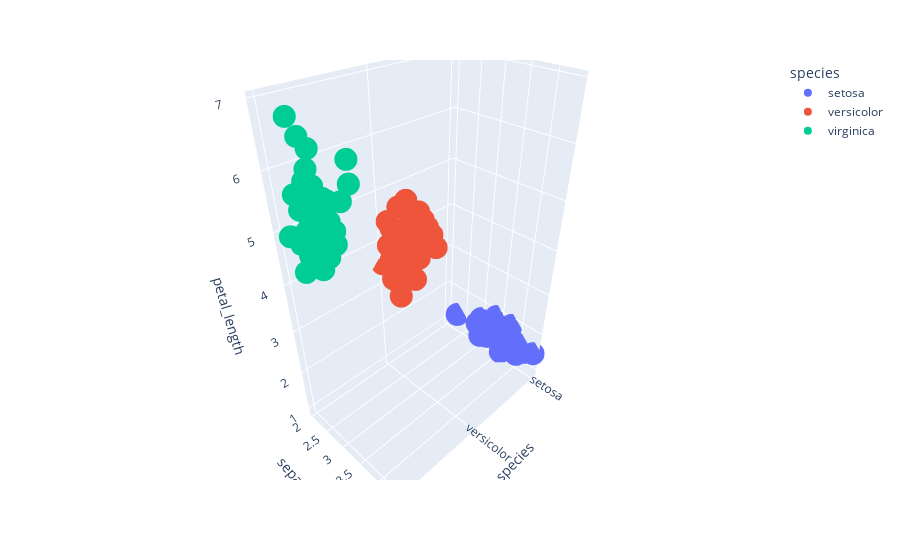

This figure's notebook cell:
### Code cell
# 3d scatter plot with categorical column as x or y or z -> https://youtu.be/MqppsRq3EJQ?si=N-rrjwhPrpAeC-Sh&t=12437
fig2 = px.scatter_3d(iris,
                    x='species',
                    y='sepal_width',
                    z='petal_length',
                    color='species')
fig2.show()

### Figure 1 — Plotly figure (JSON) as saved in the notebook; plotly's stock layout.template omitted (floating-point values rounded to 4 significant figures)
{"data": [{"hovertemplate": "species=%{x}<br>sepal_width=%{y}<br>petal_length=%{z}<extra></extra>", "legendgroup": "setosa", "marker": {"color": "#636efa", "symbol": "circle"}, "mode": "markers", "name": "setosa", "scene": "scene", "showlegend": true, "type": "scatter3d", "x": ["setosa", "setosa", "setosa", "setosa", "setosa", "setosa", "setosa", "setosa", "setosa", "setosa", "setosa", "setosa", "setosa", "setosa", "setosa", "setosa", "setosa", "setosa", "setosa", "setosa", "setosa", "setosa", "setosa", "setosa", "setosa", "setosa", "setosa", "setosa", "setosa", "setosa", "setosa", "setosa", "setosa", "setosa", "setosa", "setosa", "setosa", "setosa", "setosa", "setosa", "setosa", "setosa", "setosa", "setosa", "setosa", "setosa", "setosa", "setosa", "setosa", "setosa"], "y": [3.5, 3.0, 3.2, 3.1, 3.6, 3.9, 3.4, 3.4, 2.9, 3.1, 3.7, 3.4, 3.0, 3.0, 4.0, 4.4, 3.9, 3.5, 3.8, 3.8, 3.4, 3.7, 3.6, 3.3, 3.4, 3.0, 3.4, 3.5, 3.4, 3.2, 3.1, 3.4, 4.1, 4.2, 3.1, 3.2, 3.5, 3.6, 3.0, 3.4, 3.5, 2.3, 3.2, 3.5, 3.8, 3.0, 3.8, 3.2, 3.7, 3.3], "z": [1.4, 1.4, 1.3, 1.5, 1.4, 1.7, 1.4, 1.5, 1.4, 1.5, 1.5, 1.6, 1.4, 1.1, 1.2, 1.5, 1.3, 1.4, 1.7, 1.5, 1.7, 1.5, 1.0, 1.7, 1.9, 1.6, 1.6, 1.5, 1.4, 1.6, 1.6, 1.5, 1.5, 1.4, 1.5, 1.2, 1.3, 1.4, 1.3, 1.5, 1.3, 1.3, 1.3, 1.6, 1.9, 1.4, 1.6, 1.4, 1.5, 1.4]}, {"hovertemplate": "species=%{x}<br>sepal_width=%{y}<br>petal_length=%{z}<extra></extra>", "legendgroup": "versicolor", "marker": {"color": "#EF553B", "symbol": "circle"}, "mode": "markers", "name": "versicolor", "scene": "scene", "showlegend": true, "type": "scatter3d", "x": ["versicolor", "versicolor", "versicolor", "versicolor", "versicolor", "versicolor", "versicolor", "versicolor", "versicolor", "versicolor", "versicolor", "versicolor", "versicolor", "versicolor", "versicolor", "versicolor", "versicolor", "versicolor", "versicolor", "versicolor", "versicolor", "versicolor", "versicolor", "versicolor", "versicolor", "versicolor", "versicolor", "versicolor", "versicolor", "versicolor", "versicolor", "versicolor", "versicolor", "versicolor", "versicolor", "versicolor", "versicolor", "versicolor", "versicolor", "versicolor", "versicolor", "versicolor", "versicolor", "versicolor", "versicolor", "versicolor", "versicolor", "versicolor", "versicolor", "versicolor"], "y": [3.2, 3.2, 3.1, 2.3, 2.8, 2.8, 3.3, 2.4, 2.9, 2.7, 2.0, 3.0, 2.2, 2.9, 2.9, 3.1, 3.0, 2.7, 2.2, 2.5, 3.2, 2.8, 2.5, 2.8, 2.9, 3.0, 2.8, 3.0, 2.9, 2.6, 2.4, 2.4, 2.7, 2.7, 3.0, 3.4, 3.1, 2.3, 3.0, 2.5, 2.6, 3.0, 2.6, 2.3, 2.7, 3.0, 2.9, 2.9, 2.5, 2.8], "z": [4.7, 4.5, 4.9, 4.0, 4.6, 4.5, 4.7, 3.3, 4.6, 3.9, 3.5, 4.2, 4.0, 4.7, 3.6, 4.4, 4.5, 4.1, 4.5, 3.9, 4.8, 4.0, 4.9, 4.7, 4.3, 4.4, 4.8, 5.0, 4.5, 3.5, 3.8, 3.7, 3.9, 5.1, 4.5, 4.5, 4.7, 4.4, 4.1, 4.0, 4.4, 4.6, 4.0, 3.3, 4.2, 4.2, 4.2, 4.3, 3.0, 4.1]}, {"hovertemplate": "species=%{x}<br>sepal_width=%{y}<br>petal_length=%{z}<extra></extra>", "legendgroup": "virginica", "marker": {"color": "#00cc96", "symbol": "circle"}, "mode": "markers", "name": "virginica", "scene": "scene", "showlegend": true, "type": "scatter3d", "x": ["virginica", "virginica", "virginica", "virginica", "virginica", "virginica", "virginica", "virginica", "virginica", "virginica", "virginica", "virginica", "virginica", "virginica", "virginica", "virginica", "virginica", "virginica", "virginica", "virginica", "virginica", "virginica", "virginica", "virginica", "virginica", "virginica", "virginica", "virginica", "virginica", "virginica", "virginica", "virginica", "virginica", "virginica", "virginica", "virginica", "virginica", "virginica", "virginica", "virginica", "virginica", "virginica", "virginica", "virginica", "virginica", "virginica", "virginica", "virginica", "virginica", "virginica"], "y": [3.3, 2.7, 3.0, 2.9, 3.0, 3.0, 2.5, 2.9, 2.5, 3.6, 3.2, 2.7, 3.0, 2.5, 2.8, 3.2, 3.0, 3.8, 2.6, 2.2, 3.2, 2.8, 2.8, 2.7, 3.3, 3.2, 2.8, 3.0, 2.8, 3.0, 2.8, 3.8, 2.8, 2.8, 2.6, 3.0, 3.4, 3.1, 3.0, 3.1, 3.1, 3.1, 2.7, 3.2, 3.3, 3.0, 2.5, 3.0, 3.4, 3.0], "z": [6.0, 5.1, 5.9, 5.6, 5.8, 6.6, 4.5, 6.3, 5.8, 6.1, 5.1, 5.3, 5.5, 5.0, 5.1, 5.3, 5.5, 6.7, 6.9, 5.0, 5.7, 4.9, 6.7, 4.9, 5.7, 6.0, 4.8, 4.9, 5.6, 5.8, 6.1, 6.4, 5.6, 5.1, 5.6, 6.1, 5.6, 5.5, 4.8, 5.4, 5.6, 5.1, 5.1, 5.9, 5.7, 5.2, 5.0, 5.2, 5.4, 5.1]}], "layout": {"legend": {"title": {"text": "species"}, "tracegroupgap": 0}, "margin": {"t": 60}, "scene": {"domain": {"x": [0, 1], "y": [0, 1]}, "xaxis": {"categoryarray": ["setosa", "versicolor", "virginica"], "categoryorder": "array", "title": {"text": "species"}}, "yaxis": {"title": {"text": "sepal_width"}}, "zaxis": {"title": {"text": "petal_length"}}}}}
